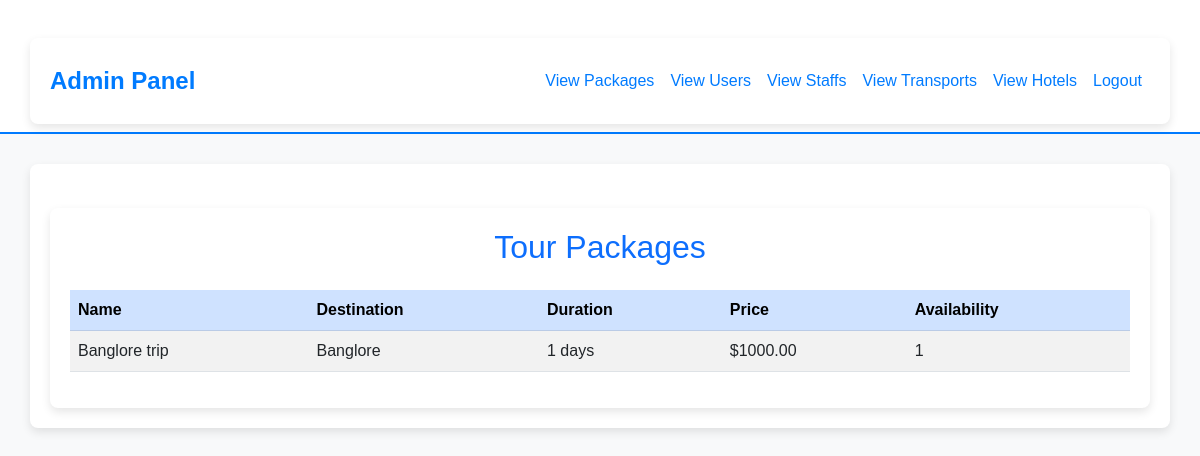
The app's page /adminpackages/ with its own data.
### app/models.py (models this page shows, shortened)
class TourPackage(models.Model):
    name = models.CharField(max_length=255)
    destination = models.CharField(max_length=255)
    duration = models.IntegerField(help_text="Duration in days")
    price = models.DecimalField(max_digits=10, decimal_places=2)
    description = models.TextField()
    start_date = models.DateField()
    end_date = models.DateField()
    availability = models.IntegerField(help_text="Number of slots available")
    image = models.ImageField(upload_to='tour_packages/', null=True, blank=True)

### app/views.py (the view)
# urls.py: path('adminpackages/', views.admin_view_packages, name='admin_view_packages'),
def admin_view_packages(request):
    packages = TourPackage.objects.all()
    return render(request, 'admin/view_packages.html', {'packages': packages})

### templates/admin/view_packages.html (shortened to what this page needs)
<!DOCTYPE html>
<html lang="en">
<head>
    <link href="https://cdn.jsdelivr.net/npm/bootstrap@5.3.0/dist/css/bootstrap.min.css" rel="stylesheet">
</head>
<body>
    <nav class="navbar navbar-expand-lg navbar-light">
        <div class="container">
            <a class="navbar-brand" href="#">Admin Panel</a>
            <div class="collapse navbar-collapse" id="navbarNav">
                <ul class="navbar-nav ms-auto">
                    <li class="nav-item"><a class="nav-link" href="{% url 'admin_view_packages' %}">View Packages</a></li>
                    <li class="nav-item"><a class="nav-link" href="{% url 'admin_view_users' %}">View Users</a></li>
                    <li class="nav-item"><a class="nav-link" href="{% url 'admin_view_staffs' %}">View Staffs</a></li>
                    <li class="nav-item"><a class="nav-link" href="{% url 'admin_view_transports' %}">View Transports</a></li>
                    <li class="nav-item"><a class="nav-link" href="{% url 'admin_view_hotels' %}">View Hotels</a></li>
                    <li class="nav-item"><a class="nav-link btn-danger" href="{% url 'logout' %}">Logout</a></li>
                </ul>
            </div>
        </div>
    </nav>
    <div class="container">
        {% block content %}
        <div class="container mt-4">
            <h2 class="text-center text-primary mb-4">Tour Packages</h2>
            <div class="table-responsive">
                <table class="table table-striped table-hover">
                    <thead class="table-primary">
                        <tr>
                            <th>Name</th>
                            <th>Destination</th>
                            <th>Duration</th>
                            <th>Price</th>
                            <th>Availability</th>
                        </tr>
                    </thead>
                    <tbody>
                        {% for package in packages %}
                        <tr>
                            <td>{{ package.name }}</td>
                            <td>{{ package.destination }}</td>
                            <td>{{ package.duration }} days</td>
                            <td>${{ package.price }}</td>
                            <td>{{ package.availability }}</td>
                        </tr>
                        {% empty %}
                        <tr>
                            <td colspan="5" class="text-center text-muted">No Tour Packages Available</td>
                        </tr>
                        {% endfor %}
                    </tbody>
                </table>
            </div>
        </div>
        {% endblock %}
    </div>
</body>
</html>

### templates/admin/view_packages.html (style rules this page uses)
body { background-color: #f8f9fa; font-family: 'Arial', sans-serif; }
.navbar { background-color: #ffffff !important; border-bottom: 2px solid #007bff; }
.navbar-brand { font-size: 1.5rem; font-weight: bold; color: #007bff !important; }
.navbar-nav .nav-link { font-weight: 500; color: #007bff !important; padding: 10px 15px; }
.container { margin-top: 30px; background: white; padding: 20px; border-radius: 8px; box-shadow: 0px 4px 10px rgba(0, 0, 0, 0.1); }
.table thead { background-color: #007bff; color: white; }

### records on screen
TourPackage: name "Banglore trip", destination "Banglore", duration "1", price "1000.00", availability "1"
